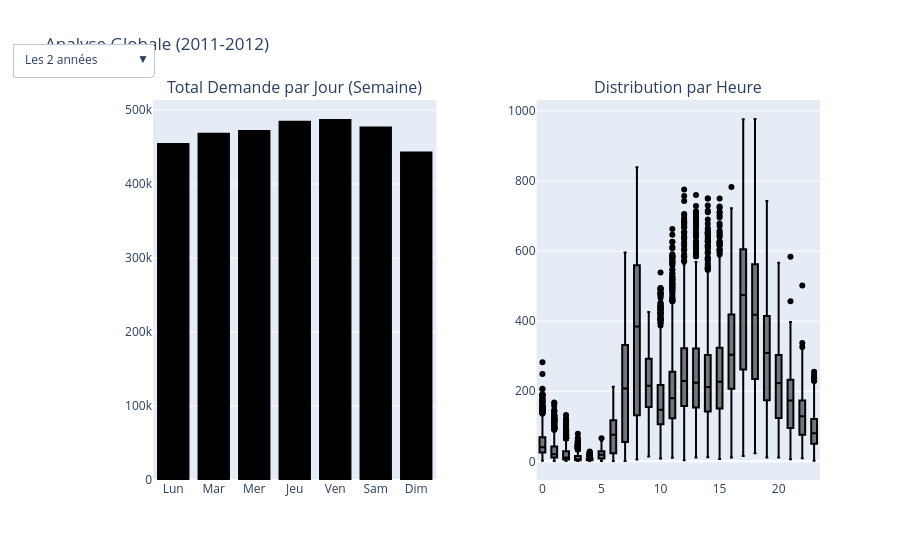

The code cell stored with this chart in its notebook:
### Markdown cell above
On constate des outliers sur certains mois en rapports avec des pics sur certains jours problablement.
A mois égaux, la demande mensuelle de 2012 est plus élévée que celle de 2011. 
Les mois "chauds et doux" sont ceux avec le plus de demande compraemment aux mois "froids".

### Code cell
# Qu'en est-il des jours de la semaine et des heures ?
day_map = {0: 'Dim', 1: 'Lun', 2: 'Mar', 3: 'Mer', 4: 'Jeu', 5: 'Ven', 6: 'Sam'}
df['weekday_name'] = df['weekday'].map(day_map)

# Création de la structure des Subplots (1 ligne, 2 colonnes)
fig = make_subplots(
    rows=1, cols=2,
    subplot_titles=("Total Demande par Jour (Semaine)", "Distribution par Heure"),
    horizontal_spacing=0.15
)
# Création des graphiques

# Toutes les données (Visible par défaut)
# Graphique Gauche : Histogramme (Somme des cnt par jour)
fig.add_trace(go.Histogram(x=df['weekday_name'], y=df['cnt'], histfunc='sum', 
                           name='Total (Tout)', marker_color="#000000"), row=1, col=1)
# Graphique Droite : Boxplot (Distribution par heure)
fig.add_trace(go.Box(x=df['hr'], y=df['cnt'], 
                     name='Dist. (Tout)', marker_color="#000000"), row=1, col=2)

# Année 2011 (Caché au début -> visible=False)
df_11 = df[df['yr'] == 0]
fig.add_trace(go.Histogram(x=df_11['weekday_name'], y=df_11['cnt'], histfunc='sum', 
                           name='Total (2011)', marker_color="#0829E4", visible=False), row=1, col=1)
fig.add_trace(go.Box(x=df_11['hr'], y=df_11['cnt'], 
                     name='Dist. (2011)', marker_color="#0829E4", visible=False), row=1, col=2)

# Année 2012 (Caché au début -> visible=False)
df_12 = df[df['yr'] == 1]
fig.add_trace(go.Histogram(x=df_12['weekday_name'], y=df_12['cnt'], histfunc='sum', 
                           name='Total (2012)', marker_color="#ED5412", visible=False), row=1, col=1)
fig.add_trace(go.Box(x=df_12['hr'], y=df_12['cnt'], 
                     name='Dist. (2012)', marker_color="#ED5412", visible=False), row=1, col=2)

# Menu déroulant
fig.update_layout(
    updatemenus=[dict(
        active=0, # Le premier bouton est actif par défaut
        buttons=list([
            # Bouton 1 : Tout afficher
            dict(label="Les 2 années",
                 method="update",
                 # On rend visible les traces 0 et 1 (indices Python), et on cache les autres
                 args=[{"visible": [True, True, False, False, False, False]},
                       {"title": "Analyse Globale (2011-2012)"}]),
            
            # Bouton 2 : 2011
            dict(label="2011 Uniquement",
                 method="update",
                 # On rend visible les traces 2 et 3
                 args=[{"visible": [False, False, True, True, False, False]},
                       {"title": "Analyse Année 2011"}]),
            
            # Bouton 3 : 2012
            dict(label="2012 Uniquement",
                 method="update",
                 # On rend visible les traces 4 et 5
                 args=[{"visible": [False, False, False, False, True, True]},
                       {"title": "Analyse Année 2012"}]),
        ]),
        x=0.0, y=1.15, # Position du menu (en haut à gauche)
        showactive=True
    )],
    title="Analyse Globale (2011-2012)",
    showlegend=False # On enlève la légende car redondante avec les titres
)

# Ordre des jours (sinon c'est alphabétique)
order_days = ['Lun', 'Mar', 'Mer', 'Jeu', 'Ven', 'Sam', 'Dim']
fig.update_xaxes(categoryorder='array', categoryarray=order_days, row=1, col=1)

fig.show()

### Figure 1 — Plotly figure (JSON) as saved in the notebook; plotly's stock layout.template omitted (floating-point values rounded to 4 significant figures; data arrays with more than 128 entries replaced by an {"elided": "..."} marker saying what was removed)
{"data": [{"histfunc": "sum", "marker": {"color": "#000000"}, "name": "Total (Tout)", "type": "histogram", "x": {"elided": "17379 str values"}, "xaxis": "x", "y": {"elided": "17379 int values"}, "yaxis": "y"}, {"marker": {"color": "#000000"}, "name": "Dist. (Tout)", "type": "box", "x": {"elided": "17379 int values"}, "xaxis": "x2", "y": {"elided": "17379 int values"}, "yaxis": "y2"}, {"histfunc": "sum", "marker": {"color": "#0829E4"}, "name": "Total (2011)", "type": "histogram", "visible": false, "x": {"elided": "8645 str values"}, "xaxis": "x", "y": {"elided": "8645 int values"}, "yaxis": "y"}, {"marker": {"color": "#0829E4"}, "name": "Dist. (2011)", "type": "box", "visible": false, "x": {"elided": "8645 int values"}, "xaxis": "x2", "y": {"elided": "8645 int values"}, "yaxis": "y2"}, {"histfunc": "sum", "marker": {"color": "#ED5412"}, "name": "Total (2012)", "type": "histogram", "visible": false, "x": {"elided": "8734 str values"}, "xaxis": "x", "y": {"elided": "8734 int values"}, "yaxis": "y"}, {"marker": {"color": "#ED5412"}, "name": "Dist. (2012)", "type": "box", "visible": false, "x": {"elided": "8734 int values"}, "xaxis": "x2", "y": {"elided": "8734 int values"}, "yaxis": "y2"}], "layout": {"annotations": [{"font": {"size": 16}, "showarrow": false, "text": "Total Demande par Jour (Semaine)", "x": 0.2125, "xanchor": "center", "xref": "paper", "y": 1, "yanchor": "bottom", "yref": "paper"}, {"font": {"size": 16}, "showarrow": false, "text": "Distribution par Heure", "x": 0.7875, "xanchor": "center", "xref": "paper", "y": 1, "yanchor": "bottom", "yref": "paper"}], "showlegend": false, "title": {"text": "Analyse Globale (2011-2012)"}, "updatemenus": [{"active": 0, "buttons": [{"args": [{"visible": [true, true, false, false, false, false]}, {"title": "Analyse Globale (2011-2012)"}], "label": "Les 2 années", "method": "update"}, {"args": [{"visible": [false, false, true, true, false, false]}, {"title": "Analyse Année 2011"}], "label": "2011 Uniquement", "method": "update"}, {"args": [{"visible": [false, false, false, false, true, true]}, {"title": "Analyse Année 2012"}], "label": "2012 Uniquement", "method": "update"}], "showactive": true, "x": 0, "y": 1.15}], "xaxis": {"anchor": "y", "categoryarray": ["Lun", "Mar", "Mer", "Jeu", "Ven", "Sam", "Dim"], "categoryorder": "array", "domain": [0, 0.425]}, "xaxis2": {"anchor": "y2", "domain": [0.575, 1]}, "yaxis": {"anchor": "x", "domain": [0, 1]}, "yaxis2": {"anchor": "x2", "domain": [0, 1]}}}
